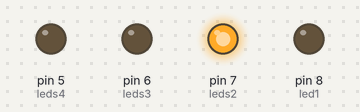
Bench run of a sketch on a simulated Arduino Uno, built with avr-gcc and run on an emulated ATmega328P. On the bench: output pins drawn as LEDs (lit = HIGH).

Above: at 3.0 s.
At 5.0 s:
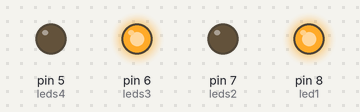
At 7.0 s:
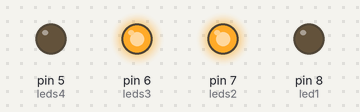
At 9.0 s:
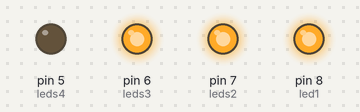
At 11.0 s:
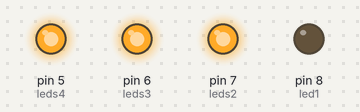
At 13.0 s:
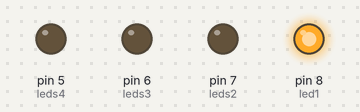
Timing chart, 0 to 17.6 s (numbered marks = the images above):
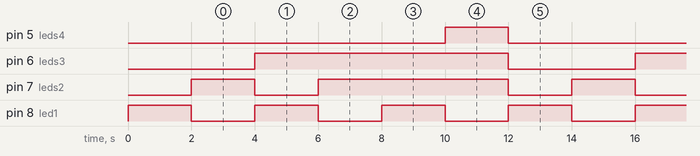

The sketch:

prog1.ino
```cpp
/**********************************************************************************
**                                                                               **
**                                Dau de LEDs                                    **
**                                                                               **
**                                 Programa1                                     **
**                                                                               **
**********************************************************************************/

//********** Includes *************************************************************

//********** Variables ************************************************************
const int leds4 = 5;          // donar nom al pin 5 de l’Arduino
const int leds3 = 6;          // donar nom al pin 6 de l’Arduino
const int leds2 = 7;          // donar nom al pin 7 de l’Arduino
const int led1 = 8;           // donar nom al pin 8 de l’Arduino

int pausa = 2000;              // definir variable de pausa ms entre números

//********** Setup ****************************************************************
void setup()
{
  pinMode(leds4, OUTPUT);     // definir el pin 5 com una sortida
  pinMode(leds3, OUTPUT);     // definir el pin 6 com una sortida
  pinMode(leds2, OUTPUT);     // definir el pin 7 com una sortida
  pinMode(led1, OUTPUT);      // definir el pin 8 com una sortida

  digitalWrite(leds4, LOW);   // posar a 0V el pin 5
  digitalWrite(leds3, LOW);   // posar a 0V el pin 6
  digitalWrite(leds2, LOW);   // posar a 0V el pin 7
  digitalWrite(led1, HIGH);   // posar a 5V el pin 8

  delay(pausa);
}

//********** Loop *****************************************************************
void loop()
{
  digitalWrite(led1, LOW);    // mostrar el 2
  digitalWrite(leds2, HIGH);

  delay(pausa);

  digitalWrite(leds2, LOW);    // mostrar el 3
  digitalWrite(led1, HIGH);
  digitalWrite(leds3, HIGH);

  delay(pausa);

  digitalWrite(led1, LOW);    // mostrar el 4
  digitalWrite(leds2, HIGH);

  delay(pausa);

  digitalWrite(led1, HIGH);   // mostrar el 5

  delay(pausa);

  digitalWrite(led1, LOW);    // mostrar el 6
  digitalWrite(leds4, HIGH);

  delay(pausa);

  digitalWrite(leds4, LOW);   // mostrar el 1
  digitalWrite(leds3, LOW);
  digitalWrite(leds2, LOW);
  digitalWrite(led1, HIGH);

  delay(pausa);
}

//********** Funcions *************************************************************
```

Measured:
- by itself, pin 5 (leds4): alternates HIGH for 2.0 s and LOW for 10.0 s
- by itself, pin 6 (leds3): alternates HIGH for 8.0 s and LOW for 4.0 s
- by itself, pin 7 (leds2): repeats every 12.0 s: LOW 2.0 s, HIGH 6.0 s, LOW 2.0 s, HIGH 2.0 s
- by itself, pin 8 (led1): alternates HIGH for 2.0 s and LOW for 2.0 s
